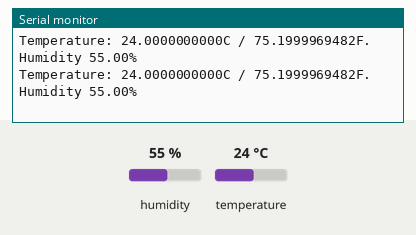
A sketch run on a simulated Arduino Mega 2560, built with avr-gcc and run on an emulated ATmega2560. Shown: the last lines printed to the serial monitor. Inputs (shaded band) come from the test bench; at power-on: humidity 55 %, temperature 24 °C.

Above: at 1.2 s.
1.3 s: humidity set to 22 %
At 2.2 s:
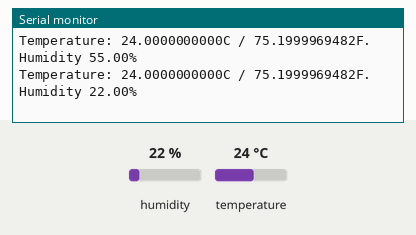
2.8 s: temperature set to 12 °C
At 3.3 s:
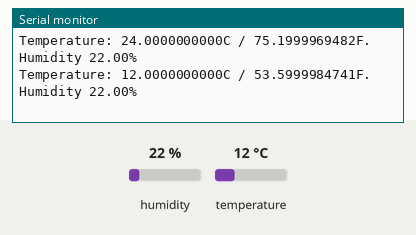
4.3 s: humidity set to 40 %
At 5.0 s:
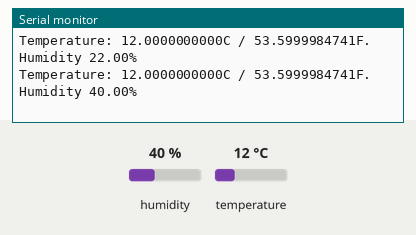
Timing chart, 0 to 7.3 s (numbered marks = the images above; inputs shaded):
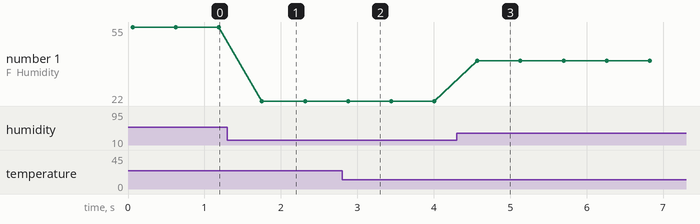

Measured:
- after the input at 1.3 s, the serial monitor: prints a new line after 0.45 s (image 1)
- after the input at 2.8 s, the serial monitor: prints a new line after 0.08 s (image 2)
- after the input at 4.3 s, the serial monitor: prints a new line after 0.27 s (image 3)
- plotted number 1: 55 → 22 after the input at 1.3 s, 22 → 40 after the input at 4.3 s

The sketch:

Temp_Humidity.ino
```cpp
#include <SHT1x.h>

#define dataPin 22
#define clockPin 23
SHT1x sht1x(dataPin, clockPin);

void setup() {
  Serial.begin(9600);
  Serial.println("Starting Up");
}

void loop() {
  float temp_c;
  float temp_f;
  float humidity;

  temp_c = sht1x.readTemperatureC();
  temp_f = sht1x.readTemperatureF();
  humidity = sht1x.readHumidity();

  Serial.print("Temperature: ");
  Serial.print(temp_c, DEC);
  Serial.print("C / ");
  Serial.print(temp_f, DEC);
  Serial.print("F. Humidity ");
  Serial.print(humidity);
  Serial.println("%");
  delay(500);
}
```
